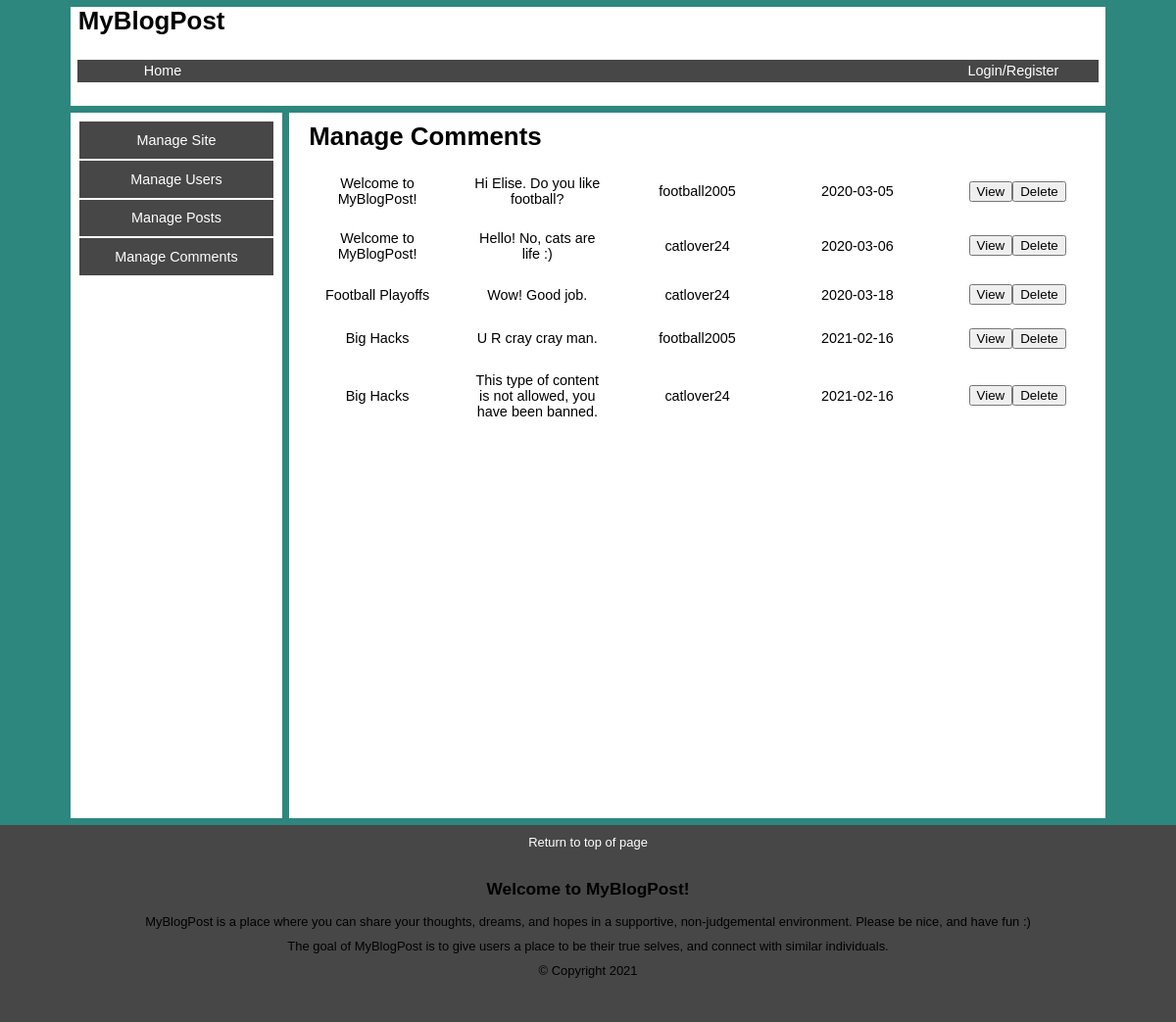
The page /admincomments.php on the database its author committed.
### tables this page shows
CREATE TABLE `Comment` (
	`commentid` INT AUTO_INCREMENT PRIMARY KEY NOT NULL,
	`postid` INT NOT NULL, 
	`authorid` INT NOT NULL,
	`content` TEXT, 
	`date` DATE
);

CREATE TABLE `Blogpost` (
	`postid` INT AUTO_INCREMENT PRIMARY KEY NOT NULL,
	`authorid` INT NOT NULL,
	`title` VARCHAR(200),
	`content` TEXT, 
	`date` DATE, 
	`category` VARCHAR(20) DEFAULT "Off Topic",
	FULLTEXT(title)
);

CREATE TABLE `Userinfo` (
	`authorid` INT AUTO_INCREMENT PRIMARY KEY NOT NULL,
	`username` VARCHAR(255) NOT NULL,
	`password` VARCHAR(255) NOT NULL, 
	`firstname` VARCHAR(255) NOT NULL,
	`lastname` VARCHAR(255) NOT NULL,
	`email` VARCHAR(255) NOT NULL,
	`country` VARCHAR(255),
	`imageURL` VARCHAR(255) DEFAULT "images/default-avatar-icon.png",
	`status` INTEGER DEFAULT 0,
	`joindate` DATE NOT NULL,
	FULLTEXT(username,firstname,lastname,email)
);

### admincomments.php (the view, shortened to what this page needs)
<!DOCTYPE html>
<html>
<head lang="en">
   <link rel="stylesheet" href="css/style.css" />
   <link rel="stylesheet" href="https://cdnjs.cloudflare.com/ajax/libs/font-awesome/4.7.0/css/font-awesome.min.css">
</head>
<body>
<header id="masthead">
<?php
	include "header.php";
?>
</header>
<div id="main">
<article id="right-sidebar">
<table>
	<tbody>
		<tr><td><a href="adminsite.php">Manage Site</a></td></tr>
		<tr><td><a href="adminusers.php">Manage Users</a></td></tr>
		<tr><td><a href="adminposts.php">Manage Posts</a></td></tr>
		<tr><td><a href="admincomments.php">Manage Comments</a></td></tr>
	</tbody>
</table>
</article>
<article id="center">
<h1>Manage Comments</h1>
<?php
include "db_info/db_credentials.php";
$connection = mysqli_connect($dbhost, $dbuser, $dbpass, $db);
$error = mysqli_connect_error();
if($error != null){
  $output = "<p>Unable to connect to database!</p>";
  exit($output);
}else{
	$sql = "SELECT commentid,postid,authorid,content,date FROM comment";
	$result = mysqli_query($connection, $sql);
	if ($result) {
		echo "<table><tbody>";
		while($row = mysqli_fetch_assoc($result)){
			echo "<tr>";
			echo "<td>";
			$postid = $row["postid"];
			$postsql = "SELECT title FROM blogpost WHERE postid = ".$postid;
			$postresult = mysqli_query($connection, $postsql);
				if ($postresult) {
					$postrow = mysqli_fetch_assoc($postresult);
					echo $postrow["title"];
				}
			echo "</td>";
			echo "<td>".$row["content"]."</td>";
			echo "<td>";
			$authorid = $row["authorid"];
			$authorsql = "SELECT username FROM userinfo WHERE authorid = ".$authorid;
			$authorresult = mysqli_query($connection, $authorsql);
				if ($authorresult) {
					$authorrow = mysqli_fetch_assoc($authorresult);
					echo $authorrow["username"];
				}
			echo "</td>";
			echo "<td>".$row["date"]."</td>";
			echo "<td><input type=\"button\" value=\"View\"/><button class=\"deletebutton\" type=\"submit\" value=\"".$row["commentid"]."\" name=\"username\"/>Delete</button></td>";
			echo "</tr>";
		}
		echo "</tbody></table>";
	}else{
		printf("Error: %s\n", mysqli_error($connection));
		exit();
	}
}
?>
</article>
</div>
<footer>
</footer>
</body>
</html>

### header.php
<?php
	if (isset($_SESSION["status"])){
		$status = $_SESSION["status"];
		if ($status == 1){
			echo "<h1><a href='home.php'>MyBlogPost</a></h1>";
			echo "<article id=\"right-icon\"><img class=\"thumbnail\" src='".$_SESSION["imageurl"]."'/></article>";
			echo "<table id=\"box\"><tbody><tr>";
			echo "<td><a href=\"home.php\">Home</a></td>";
			echo "<td><a href=\"#\">My Posts</a></td>";
			echo "<td><a href=\"createpostpage.php\">New Post</a></td>";
			echo "<td><a href=\"adminsite.php\">Administrator</a></td>";
			echo "<td><a href=\"userinfo.php\">My Account</a></td>";
			echo "<td><a href=\"logout.php\">Logout</a></td>";
			echo "<td colspan=\"2\">";
			echo "<form id=\"searchbar\" method=\"post\" action=\"displayposts.php\">";
            echo "<input type=\"text\" id=\"search-keyword\" placeholder=\"Search blog posts..\" required=\"required\"/>";
            echo "<button type=\"submit\" id=\"search\"><i class=\"fa fa-search\"></i></button></form>";
			echo "</td>";
			echo "</tr></tbody></table>";
		}else if($status == 0){
			echo "<h1><a href='home.php'>MyBlogPost</a></h1>";
			echo "<article id=\"right-icon\"><img class=\"thumbnail\" src='".$_SESSION["imageurl"]."'/></article>";
			echo "<table id=\"box\"><tbody><tr>";
			echo "<td><a href=\"home.php\">Home</a></td>";
			echo "<td><a href=\"#\">My Posts</a></td>";
			echo "<td><a href=\"createpostpage.php\">New Post</a></td>";
			echo "<td><a href=\"#\"></a></td>";
			echo "<td><a href=\"userinfo.php\">My Account</a></td>";
			echo "<td><a href=\"logout.php\">Logout</a></td>";
			echo "<td colspan=\"2\">";
			echo "<form id=\"searchbar\" method=\"post\" action=\"displayposts.php\">";
            echo "<input type=\"text\" id=\"search-keyword\" placeholder=\"Search blog posts..\" required=\"required\"/>";
            echo "<button type=\"submit\" id=\"search\"><i class=\"fa fa-search\"></i></button></form>";
			echo "</td>";
			echo "</tr></tbody></table>";
		}else if($status == -1){
			echo "<h1><a href='home.php'>MyBlogPost</a></h1>";
			echo "<article id=\"right-icon\"><img class=\"thumbnail\" src='images/blank.png'/></article>";
			echo "<table id=\"box\"><tbody><tr>";
			echo "<td><a href=\"home.php\">Home</a></td>";
			echo "<td><a href=\"#\"></a></td>";
			echo "<td><a href=\"#\"></a></td>";
			echo "<td><a href=\"#\"></a></td>";
			echo "<td><a href=\"#\"></a></td>";
			echo "<td><a href=\"signup.php\">Login/Register</a></td>";
			echo "<td colspan=\"2\">";
			echo "<form id=\"searchbar\" method=\"post\" action=\"displayposts.php\">";
            echo "<input type=\"text\" id=\"search-keyword\" placeholder=\"Search blog posts..\" required=\"required\"/>";
            echo "<button type=\"submit\" id=\"search\"><i class=\"fa fa-search\"></i></button></form>";
			echo "</td>";
			echo "</tr></tbody></table>";
		}
	}else{
		echo "<h1><a href='home.php'>MyBlogPost</a></h1>";
		echo "<article id=\"right-icon\"><img class=\"thumbnail\" src='images/blank.png'/></article>";
		echo "<table id=\"box\"><tbody><tr>";
		echo "<td><a href=\"home.php\">Home</a></td>";
		echo "<td><a href=\"#\"></a></td>";
		echo "<td><a href=\"#\"></a></td>";
		echo "<td><a href=\"#\"></a></td>";
		echo "<td><a href=\"#\"></a></td>";
		echo "<td><a href=\"signup.php\">Login/Register</a></td>";
		echo "</tr></tbody></table>";
	}
?>

### css/style.css (style rules this page uses)
html, body, header, footer, hgroup, nav, article, section, figure, figcaption, h1, h2, h3, ul, li, div, p, img { margin: 0; padding: 0; font-size: 100%; vertical-align: baseline; border: 0; }
body { background-color: #2e877e; width: 100%; }
html { font-family: Tahoma, Helvetica, sans-serif; }
h1 { font-size: 1.8em; white-space: nowrap; }
h2 { font-size: 1.2em; }
p, body { font-size: 0.9em; }
header { background-color: white; margin: 0.5em 5em 0.5em 5em; height: 7em; }
#masthead h1 { padding: 0.3em 0.3em 0.4em 0.3em; display: inline; }
article#right-sidebar { float: left; height: 50em; width: 15em; margin: 0em 0em 0.5em 5em; background-color: white; }
article#center { height: 50em; overflow: auto; margin: 0em 5em 0.5em 20.5em; background-color: white; }
a:link { text-decoration: none }
table { padding: 0.5em; table-layout: fixed; width: 100%; }
#box { padding: 0em 0.5em 0.5em 0.5em; border-spacing: 0; }
td { text-align:center; }
#right-sidebar tbody tr, tfoot tr { background-color: #474747; border: 1pt solid white; width: 13em; }
tbody td, tfoot td { padding: 0.75em; }
header tbody td, tfoot td { padding: 0.25em; }
article#center h1, h2, p { margin: 10px 20px 5px 20px; }
#box tbody { background-color: #474747; border: 0; }
#masthead a { color: white; }
#right-sidebar a { color: white; }
#masthead h1 a { color: black; }
.thumbnail { width:3em; height:3em; object-fit:cover; border-radius: 50%; }
article#right-icon { float: right; padding: 0.5em 0.5em 0em 0em; }
.footer-section { text-align: center; background-color: #474747; padding: 10px 0px 35px 0px; }
.footer-section p { margin: 0px 0px 10px 0px; }
.footer-section h2 { padding: 20px 0px 10px 0px; }
.footer-section a { color: white; }
#main { width: 100%; }

### rows shown on the page
comment: postid.title "Welcome to MyBlogPost!", content "Hi Elise. Do you like football?", authorid.username "football2005", date "2020-03-05", $row["commentid"] 1 (drawn)
comment: postid.title "Welcome to MyBlogPost!", content "Hello! No, cats are life :)", authorid.username "catlover24", date "2020-03-06", $row["commentid"] 2 (drawn)
comment: postid.title "Football Playoffs", content "Wow! Good job.", authorid.username "catlover24", date "2020-03-18", $row["commentid"] 3 (drawn)
comment: postid.title "Big Hacks", content "U R cray cray man.", authorid.username "football2005", date "2021-02-16", $row["commentid"] 4 (drawn)
comment: postid.title "Big Hacks", content "This type of content is not allowed, you have been banned.", authorid.username "catlover24", date "2021-02-16", $row["commentid"] 5 (drawn)
